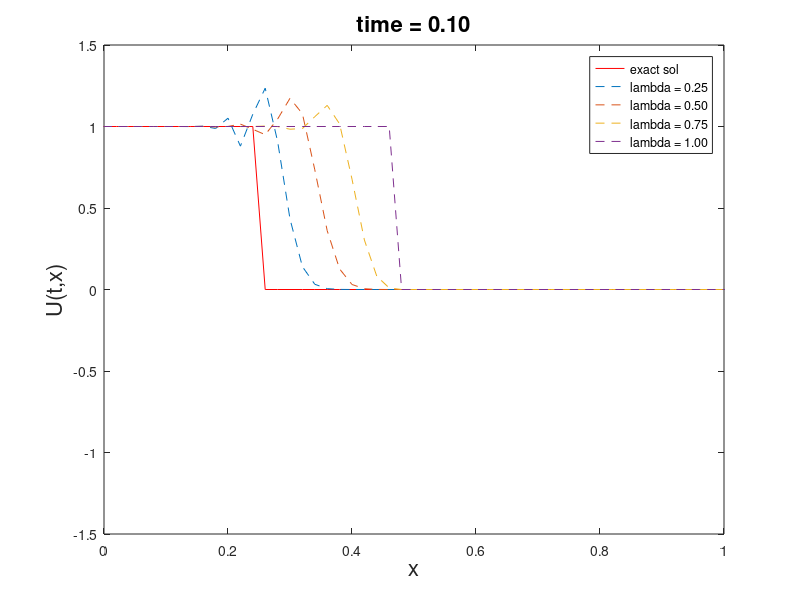

MATLAB code to generate this figure:
%%
%LW scheme - function 2
clc;
clear;
close all;
format long
%define variables
xmin = 0;
xmax = 1;
N = 50;
dt = 0.009;
t = 0;
tmax = 0.1;
C = 1;

%discretise the domain
dx = (xmax - xmin)/N;
x = xmin - dx : dx : xmax + dx;
index = 1;
for i = x
    if i <= 0.25
        u0(index) = 1.0;
        exact = u0;
    else
        u0(index) = 0.0;
        exact = u0;
    end
    index = index + 1;
end
u1 = u0;
u2 = u0;
u3 = u0;
u4 = u0;
un1 = u0;
un2 = u0;
un3 = u0;
un4 = u0;


lambda1 = 0.25;
lambda2 = 0.5;
lambda3 = 0.75;
lambda4 = 1.0;

%time loop
nsteps = tmax/dt;
for n = 1 : nsteps
 
    %calculate LW scheme
    for i = 2:N+2
        un1(i) = u1(i) - (lambda1/2)*(u1(i+1)-u1(i-1)) + (lambda1^2/2)*(u1(i+1)-2*u1(i)+u1(i-1));
    end
    for i = 2:N+2
        un2(i) = u2(i) - (lambda2/2)*(u2(i+1)-u2(i-1)) + (lambda2^2/2)*(u2(i+1)-2*u2(i)+u2(i-1));
    end
    for i = 2:N+2
        un3(i) = u3(i) - (lambda3/2)*(u3(i+1)-u3(i-1)) + (lambda3^2/2)*(u3(i+1)-2*u3(i)+u3(i-1));
    end
    for i = 2:N+2
        un4(i) = u4(i) - (lambda4/2)*(u4(i+1)-u4(i-1)) + (lambda4^2/2)*(u4(i+1)-2*u4(i)+u4(i-1));
    end
    %update
    t = t+dt;
    u1 = un1;
    u2 = un2;
    u3 = un3;
    u4 = un4;
    %plot
    plot(x,exact,'r-');
    hold on
    plot (x,u1,'--','markerfacecolor','g');
    plot (x,u2,'--','markerfacecolor','b');
    plot (x,u3,'--','markerfacecolor','k');
    plot (x,u4,'--','markerfacecolor','r');
    hold off
    legend('exact sol','lambda = 0.25','lambda = 0.50','lambda = 0.75','lambda = 1.00');
    axis([xmin,xmax,-1.5,1.5])
    xlabel('x','fontsize',16)
    ylabel('U(t,x)','fontsize',16)
    title(sprintf('time = %1.2f',t),'fontsize',16)
    shg
    pause(dt);
end
